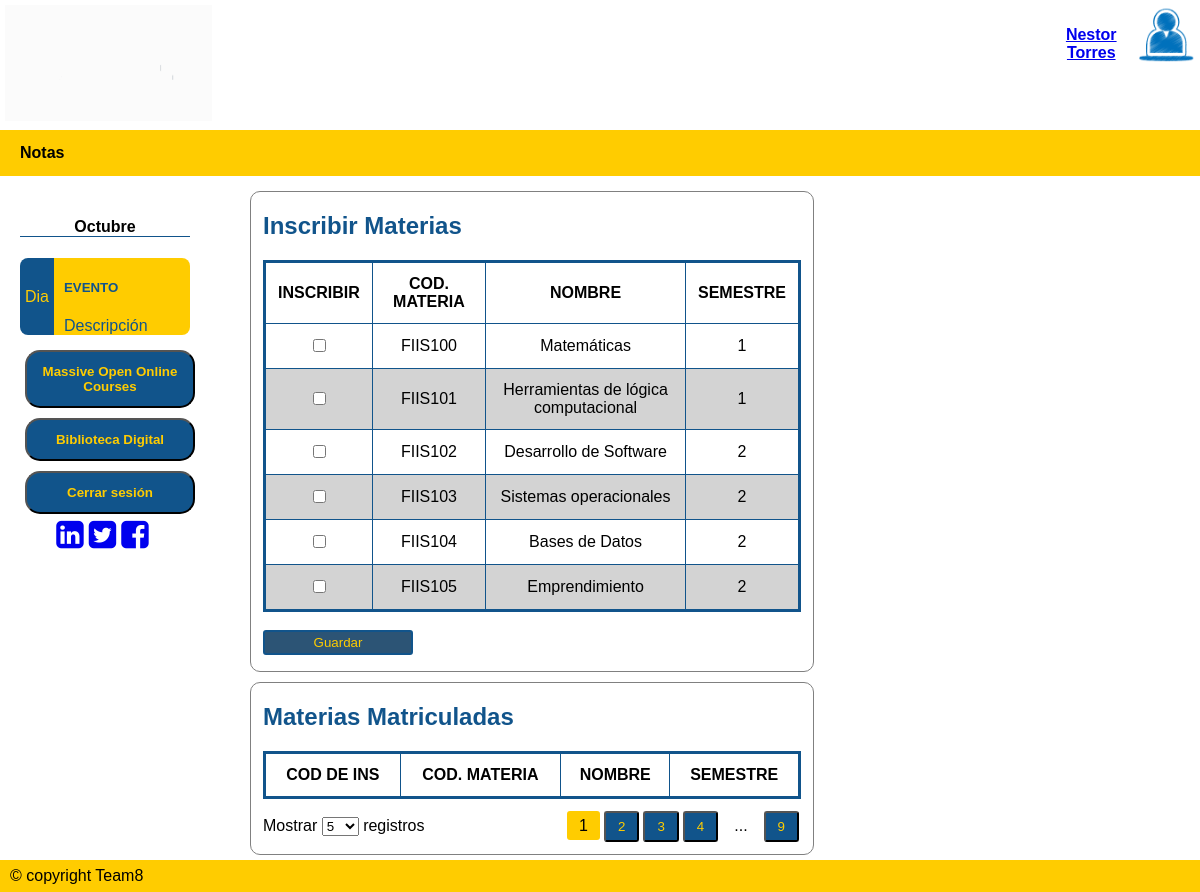
/inscMat/ (signed in), run on the app's committed database.
### tables this page shows
CREATE TABLE Materias (CodMateria VARCHAR (20) NOT NULL PRIMARY KEY, Nombre VARCHAR NOT NULL, Semestre INTEGER NOT NULL);

### APP.py (the view, shortened to what this page needs)
@app.route('/inscMat/',methods=['GET','POST'])
def ins_materias():
    if request.method == 'GET':
        if "nom" in session:
            perfnom = session['nom']
            usr = session['usuario']
            sql = f'SELECT * FROM Materias'
            resMat = seleccion(sql)
            sql = f'SELECT InsMatEst.IDInsME, InsMatEst.CodMateI, Materias.Nombre, Materias.Semestre FROM InsMatEst INNER JOIN Materias ON InsMatEst.CodMateI = Materias.CodMateria WHERE DNIEI="{usr}"'
            resIns = seleccion(sql)
            return render_template ('MateriasEst.html', materias=resMat, insmat=resIns, nombres= perfnom, data=[('/ResumenNotas/', 'Notas')])
        else:
            flash("Inicie sesión para utilizar plataforma")
            return render_template ('index.html')

### dB.py (called while the page is built)
def seleccion(sql) -> list:
    try:
        with sqlite3.connect(URL_DB) as con:        # Conectarse a la base de datos con manejador de contextos(Cierra la BD cuando se deje de utilizar)
            cur = con.cursor()                      # Crea un área intermedia para gestión de los contenidos
            res = cur.execute(sql).fetchall()       # Se obtienen los registros devueltos
    except:
        res = None
    return res

### templates/MateriasEst.html (shortened to what this page needs)
{% extends "plantilla.html" %}
{% block cuerpo %}
<div class="Containermain" style="width: 100%; background-color: white;">
    <div class="aside">
        <div class="event-container">
            <h4 class="mes">Octubre</h4>
            <div class="event">
                <div class="event-left"><p>Dia</p></div>
                <div class="event-right">
                    <h5 style="text-transform: uppercase;">Evento</h5>
                    <div>Descripción</div>
                </div>
            </div>
        </div>
        <a href="https://www.mooc.org/es/" target="_blank"><button><b>Massive Open Online Courses</b></button></a>
        <a href="https://www.wdl.org/es/" target="_blank"><button><b>Biblioteca Digital</b></button></a>
        <a href="/logout/"><button><b>Cerrar sesión</b></button></a>
        <div class="social-container">
            <a href="https://co.linkedin.com/school/universidad-de-la-salle/" target="_blank" style="margin-right: 5px;"> <i class="fa fa-linkedin-square fa-2x"></i></a>
            <a href="https://twitter.com/unisalle?ref_src=twsrc%5Egoogle%7Ctwcamp%5Eserp%7Ctwgr%5Eauthor" target="_blank" style="margin-right: 5px;"> <i class="fa fa-twitter-square fa-2x"></i></a>
            <a href="https://www.facebook.com/U.deLaSalle/" target="_blank" style="margin-right: 5px;"> <i class="fa fa-facebook-square fa-2x"></i></a>
        </div>
    </div>
    <div class="right">
        <div class="marco" style="margin-top: 10px; width: 60%;">
            <h2>Inscribir Materias</h2>
            <div class="datatable-container">
                <div style="padding-left: 12px; padding-right: 12px;">
                    <form action="/inscMat/" method="POST" name="inscMat">
                        <table class="datatable">
                            <thead>
                                <tr>
                                    <th>INSCRIBIR</th>
                                    <th>COD. MATERIA</th>
                                    <th>NOMBRE</th>
                                    <th>SEMESTRE</th>
                                </tr>
                            </thead>
                            <tbody>
                                {%for materia in materias%}
                                    <tr>
                                        <td><input type="checkbox" name="materia" value="{{ materia.0 }}"></td>
                                        <td>{{ materia.0 }}</td>
                                        <td>{{ materia.1 }}</td>
                                        <td>{{ materia.2 }}</td>
                                    </tr>
                                {% endfor %}
                            </tbody>
                        </table><br/>
                        <input type="submit" value="Guardar" style="background-color: rgb(44, 84, 117); color: rgb(255, 204,0); width: 150px; height: 25px; ">
                    </form>
                </div>
            </div>
        </div>
        <div class="marco" style="margin-top: 10px; width: 60%;">
            <h2>Materias Matriculadas</h2>
            <div class="datatable-container">
                <div style="padding-left: 12px; padding-right: 12px;">
                    <table class="datatable">
                        <thead>
                            <tr>
                                <th>COD DE INS</th>
                                <th>COD. MATERIA</th>
                                <th>NOMBRE</th>
                                <th>SEMESTRE</th>
                            </tr>
                        </thead>
                    </table>
                </div>
                <div class="footer-tools">
                    <div class="list-items">
                        Mostrar
                        <select name="n-entries" id="n-entries" class="n-entries">
                            <option value="5">5</option>
                        </select>
                        registros
                    </div>
                    <div class="pages">
                        <ul>
                            <li><span class="active">1</span></li>
                            <li><button>2</button></li>
                            <li><button>3</button></li>
                            <li><button>4</button></li>
                            <li><span>...</span></li>
                            <li><button>9</button></li>
                        </ul>
                    </div>
                </div>
            </div>
        </div>
    </div>
</div>
{% endblock %}

### static/css/estilo.css (style rules this page uses)
* { box-sizing : border-box; }
body { font-family : Arial, Helvetica, sans-serif; margin : 0; }
.Containermain { display : flex; }
tbody { align-items : center; }

### static/css/estiloadmin.css (style rules this page uses)
table { border-collapse: collapse; border: solid rgb(17, 84,139); }
th, td { padding: 4px 10px; border: solid 1px rgb(17, 84,139); text-align: center; }
button { background-color: rgb(17, 84,139); color: rgb(255, 204,0); border-radius: 5px; }
.aside { padding-top : 20px; padding-left : 20px; padding-right : 50px; list-style : none; display : flex; flex-direction : column; background-color : white; width: 20%; }
.aside button { width : 170px; background-color : rgb(17, 84,139); color : rgb(255, 204,0); text-decoration : none; padding : 12px 15px; text-align : center; margin : 5px; border-radius : 15px; }
.right { width: 80%; padding: 5px 10px; }
input { border-radius : 3px; border : solid 2px rgb(17, 84,139); }

### static/css/estiloinfdeest.css (style rules this page uses)
:root { --primary-color : rgb(255, 204,0); --secondary-color : rgb(17, 84,139); --dt-status-Activa-color : greenyellow; --dt-status-Finalizada-color : lightgrey; --dt-border-radius : 3px; --dt-border : solid 2px rgb(17, 84,139); --dt-padding : 12px; --dt-padding-s : 6px; --dt-padding-xs : 2px; --dt-border-color: var(--primary-color); }
.marco { border : solid 1px grey; border-radius : 10px; }
h2 { color : rgb(17, 84,139); padding-left : var(--dt-padding); }
.datatable-container .footer-tools { padding: var(--dt-padding); display: flex; align-items: baseline; }
.datatable-container .footer-tools .list-items { width: 50%; }
.datatable-container .footer-tools .pages { margin-left: auto; margin-right: 0; width: 50%; }
.datatable-container .footer-tools .pages ul { margin: 0; padding: 0; display: flex; align-items: baseline; justify-content: flex-end; }
.datatable-container .footer-tools .pages ul li { display: inline-block; margin: 0 var(--dt-padding-xs); }
.datatable-container .footer-tools .pages ul li button, .datatable-container .header-tools .tools ul li button { width: 100%; box-sizing: border-box; border-radius: var(--dt-border-radius); }
.datatable-container .footer-tools .pages ul li span.active { background-color: var(--primary-color); border-radius: var(--dt-border-radius) }
.datatable-container .footer-tools .pages ul li button, .datatable-container .footer-tools .pages ul li span, .datatable-container .header-tools .tools ul li button { padding: var(--dt-padding-s) var(--dt-padding); }
.datatable-container .datatable { border-collapse: collapse; width: 100%; }
.datatable-container .datatable, .datatable-container .datatable th, .datatable-container .datatable td { padding: var(--dt-padding) var(--dt-padding); }
.datatable-container .datatable tbody tr:nth-child(even) { background-color: lightgray; }

### static/css/estiloactyretro.css (style rules this page uses)
.event-container { width: 100%; margin: 0 auto; }
.event-container h4.mes { text-align: center; border-bottom: 1px solid rgb(17, 84,139); }
.event-container .event { display: flex; margin: 10px 0; }
.event .event-left { background-color: rgb(17, 84,139); width: 20%; display: flex; align-items: center; justify-content: center; color: rgb(255, 204,0); padding: 3px 10px; text-align: center; border-radius: 8px 0 0 8px; }
.event .event-right { background-color: rgb(255, 204,0); display: flex; width: 80%; color: rgb(17, 84,139); flex-direction: column; justify-content: center; padding: 0 10px; border-radius: 0 8px 8px 0; }
.social-container { display: flex; flex-direction: row; justify-content: center; }

### data on the page
Materias: CodMateria "FIIS100", Nombre "Matemáticas", Semestre "1"
Materias: CodMateria "FIIS101", Nombre "Herramientas de lógica computacional", Semestre "1"
Materias: CodMateria "FIIS102", Nombre "Desarrollo de Software", Semestre "2"
Materias: CodMateria "FIIS103", Nombre "Sistemas operacionales", Semestre "2"
Materias: CodMateria "FIIS104", Nombre "Bases de Datos", Semestre "2"
Materias: CodMateria "FIIS105", Nombre "Emprendimiento", Semestre "2"

### other printed values
{{ nombres }} "Nestor Torres"
{{ opc.1 }} "Notas"
